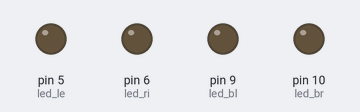
Recording of a sketch running on a simulated Arduino Nano, built with avr-gcc and run on an emulated ATmega328P. Parts: output pins drawn as LEDs (lit = HIGH).

Above: at 15.25 s.
At 15.95 s:
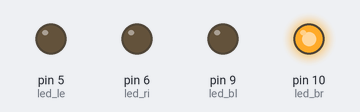
At 16.7 s:
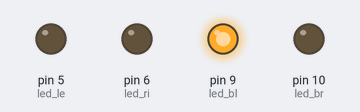
At 18.2 s:
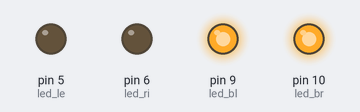
Timing chart, 0 to 18.7 s (numbered marks = the images above):
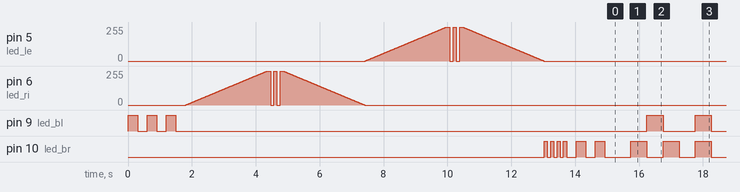

The sketch:

V2.3.ino
```cpp
// PLC program style

//-----------------------------------------------------
//int IN_ri = A4;  //Eingang         -> Rechter Blinker
//int IN_le = A5;  //Eingang         -> Linker  Blinker
int IN_br = A3;  //Eingang         ->         Bremse


int led_le = 5;  //PWM für Driver -> Linker  Blinker
int led_ri = 6;  //PWM für Driver -> Rechter Blinker
int led_bl = 9;  //PWM für Driver -> Blaue Untergrundbeleuchtung
int led_br = 10; //PWM für Driver -> Bremslichter

int contact;
int state0;
int state1;
int state2;
int Statecnt0 = 0;
int StateCnt1 = 0;
int StateCnt2 = 0;
//-----------------------------------------------------

//-----------------------------------------------------
void setup()
{
   pinMode(led_le, OUTPUT);
   digitalWrite(led_le, LOW);

   pinMode(led_ri, OUTPUT);
   digitalWrite(led_br, LOW);

   pinMode(led_bl, OUTPUT);
   digitalWrite(led_bl, LOW);

   pinMode(led_br, OUTPUT);
   digitalWrite(led_br, LOW);

   digitalWrite(IN_br, LOW);

//-----------------
//ANschalten Lichtshow:
//------>Blaue Lichter
   for (int i=1; i <= 3; i++)
     {
     digitalWrite(led_bl, HIGH);
     delay(300);
     digitalWrite(led_bl, LOW);
     delay(300);
     }

//------>Linker Blinker
   int x = 1;
   for (int i = 0; i > -1; i = i + x)
     {
     analogWrite(led_ri, i);
     delay(10);
       if (i == 255)
         {
         x = -1;
         delay(100);
           for (int i=1; i <= 2; i++)
             {
             digitalWrite(led_ri, LOW);
             delay(100);
             digitalWrite(led_ri, HIGH);
             delay(100);
             }
         }
     }

//------>Rechter Blinker
   x = 1;
   for (int i = 0; i > -1; i = i + x)
     {
     analogWrite(led_le, i);
     delay(10);
       if (i == 255)
         {
         x = -1;
         delay(100);
           for (int i=1; i <= 2; i++)
             {
             digitalWrite(led_le, LOW);
             delay(100);
             digitalWrite(led_le, HIGH);
             delay(100);
             }
         }
     }

//------>Bremslichter
   for (int i=1; i <= 4; i++)
     {
     digitalWrite(led_br, HIGH);
     delay(100);
     digitalWrite(led_br, LOW);
     delay(100);
     }
     delay(200);
   for (int i=1; i <= 2; i++)
     {
     digitalWrite(led_br, HIGH);
     delay(300);
     digitalWrite(led_br, LOW);
     delay(300);
     }

}

//-----------------------------------------------------

//-----------------------------------------------------
void loop()
{

//------>Statemachine 0
   switch (state0)
   {
   int x = 1;
   contact=digitalRead(A6);

//--
  case 0:
    state0 = 10;
  break;

//--
  case 10:
   if(contact == HIGH)
     {
      state0 = 20;
     }
   else
     {
      state0 = 30;
     }
  break;

//--
  case 20:
    digitalWrite(led_ri, HIGH);
    state0 = 10;
  break;

//--
  case 30:
    digitalWrite(led_ri, LOW);
    state0 = 10;
  break;


   }


//---------------------->Statemachine 1
  switch (state1)
  {

//--
  case 0:
    // Alle LEDs OFF
    state1 = 10;
    break;

//--
  case 10:
    if (StateCnt1 >= 1000)
    {
      StateCnt1 = 0;
      //Blaue LED ON
      digitalWrite(led_bl, HIGH);
      state1 = 20;
    }
    StateCnt1 = StateCnt1 + 1;
  break;

//--
  case 20:
    if (StateCnt1 >= 500)
    {
      StateCnt1 = 0;
      //Blaue LED OFF
      digitalWrite(led_bl, LOW);
      state1 = 0;
    }
    StateCnt1++;
    break;

  default:
    state1 = 0;
    break;
  }

//---------------------->Statemachine 2
  switch (state2)
  {

//--
  case 0:
    // Alle LEDs OFF
    state2 = 10;
    break;

//--
  case 10:
    if (StateCnt2 >= 500)
    {
      StateCnt2 = 0;
      //Rote LED ON
      digitalWrite(led_br, HIGH);
      state2 = 20;
    }
    StateCnt2 = StateCnt2 + 1;
    break;

//--
  case 20:
    if (StateCnt2 >= 500)
    {
      StateCnt2 = 0;
      //Rote LED OFF
      digitalWrite(led_br, LOW);
      state2 = 0;
    }
    StateCnt2++;
    break;

  default:
    state2 = 0;
    break;
  }


  delay (1);


}
```

Measured:
- by itself, pin 9 (led_bl): HIGH → LOW at 0.30 s, → HIGH 0.30 s later, → LOW 0.30 s later, → HIGH 0.30 s later, … (37 changes in this stretch)
- by itself, pin 10 (led_br): HIGH → LOW at 13.1 s, → HIGH 0.10 s later, → LOW 0.10 s later, → HIGH 0.10 s later, … (59 changes in this stretch)
